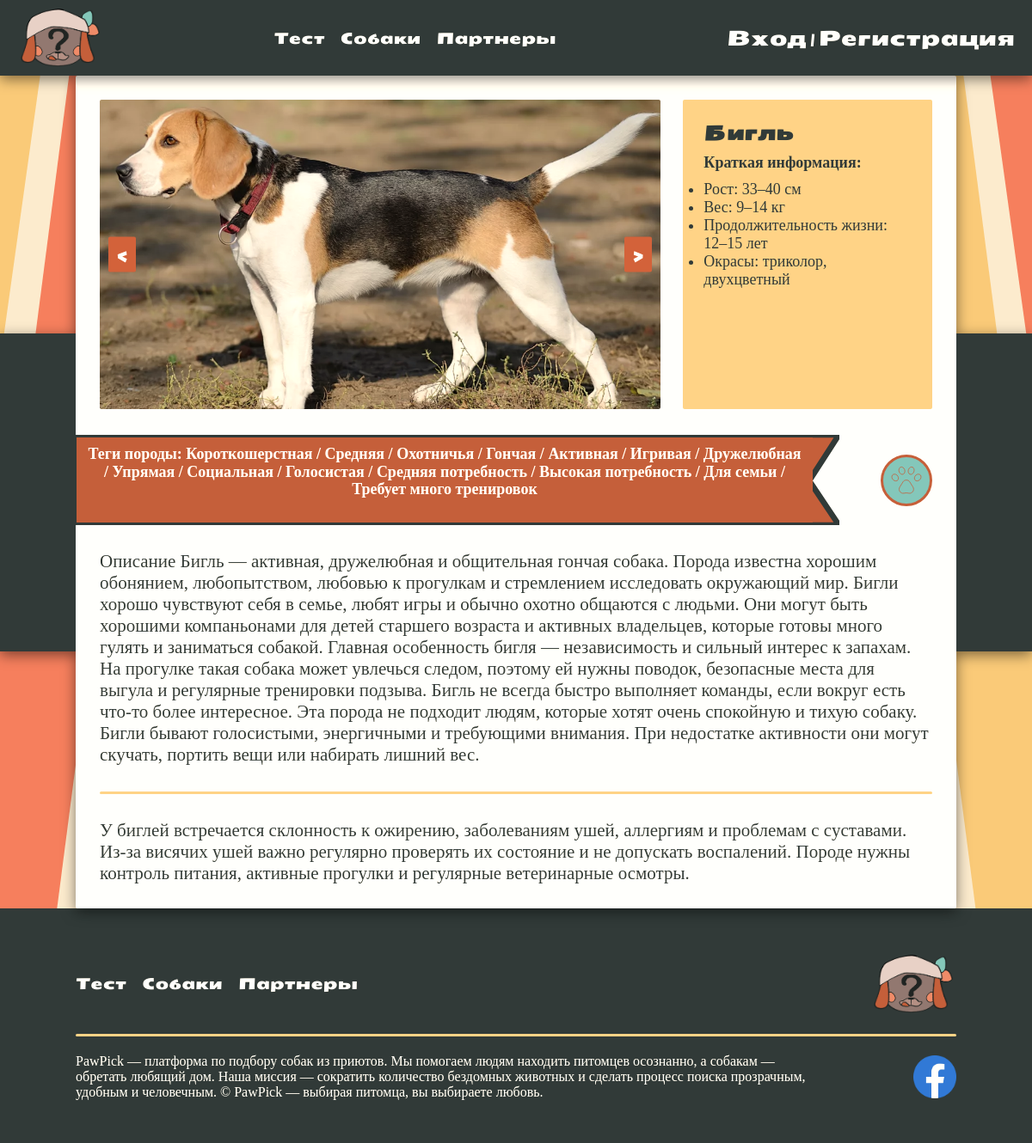
Screenshot of /catalog/card/bigle/ with the database file from the repository.
### catalog/models.py (models this page shows, shortened)
class Cards(models.Model):
    name = models.CharField(max_length=100, unique=True, verbose_name='Название')
    slug = models.SlugField(max_length=200, unique=True, blank=True, null=True, verbose_name='URl')
    height = models.TextField(blank=True, null=True, verbose_name='Рост')
    weight = models.TextField(blank=True, null=True, verbose_name='Вес')
    age = models.TextField(blank=True, null=True, verbose_name='Продолжительность жизни')
    furrColors = models.TextField(blank=True, null=True, verbose_name='Окрасы')
    imageMain = models.ImageField(upload_to='card_images', blank=True, null=True, verbose_name='Главное изображение')
    imageScnd = models.ImageField(upload_to='card_images', blank=True, null=True, verbose_name='Изображение')
    imageThrd = models.ImageField(upload_to='card_images', blank=True, null=True, verbose_name='Изображение')
    description = models.TextField(blank=True, null=True, verbose_name='Описание')
    health = models.TextField(blank=True, null=True, verbose_name='Здоровье')
    tags = models.ManyToManyField(
        Tag,
        related_name='cards',
        blank=True,
        verbose_name='Теги'
    )
    qresult = models.TextField(blank=True, null=True, verbose_name='Результат')
    class Meta:
        db_table = 'card'
        verbose_name = 'Карточки'
        verbose_name_plural = 'Карта'

class Tag(models.Model):
    category = models.ForeignKey(
        TagCategory,
        on_delete=models.CASCADE,
        related_name='tags',
        verbose_name='Категория'
    )
    name = models.CharField(max_length=100, verbose_name='Тег')
    class Meta:
        unique_together = ('category', 'name')
        verbose_name = 'Тег'
        verbose_name_plural = 'Теги'

### catalog/views.py (the view)
# urls.py: path('card/<slug:card_slug>/', views.card, name='card'),
def card(request, card_slug):
    card = get_object_or_404(Cards, slug=card_slug)
    selected_tags = request.GET.getlist('tags')
    selected_tags_ids = _clean_selected_tags(selected_tags)
    card_tags = card.tags.exclude(category__name=HIDDEN_TAG_CATEGORY)
    selected_tag_names = list(
        Tag.objects
        .filter(id__in=selected_tags_ids)
        .exclude(category__name=HIDDEN_TAG_CATEGORY)
        .values_list('name', flat=True)
    )
    categories = (
        TagCategory.objects
        .exclude(name=HIDDEN_TAG_CATEGORY)
        .prefetch_related('tags')
    )
    return render(request, 'catalog/card.html', {
        'card': card,
        'selected_tags': selected_tags_ids,
        'selected_tag_names': selected_tag_names,
        'card_tags': card_tags,
        'categories': categories,
        'favorite_card_ids': _get_favorite_card_ids(request),
    })

### catalog/views.py (called while the page is built)
def _get_visible_tag_ids():
    return set(
        Tag.objects
        .exclude(category__name=HIDDEN_TAG_CATEGORY)
        .values_list('id', flat=True)
    )

def _clean_selected_tags(selected_tags):
    visible_tag_ids = _get_visible_tag_ids()
    return [
        int(tag_id)
        for tag_id in selected_tags
        if tag_id.isdigit() and int(tag_id) in visible_tag_ids
    ]

def _get_favorite_card_ids(request):
    if not request.user.is_authenticated:
        return set()
    return set(
        FavoriteCard.objects
        .filter(user=request.user)
        .values_list('card_id', flat=True)
    )

### catalog/templates/catalog/card.html (shortened to what this page needs)
{% extends 'main/base.html' %}
{% load static%}
{% block content %}
<section class="back">
    <div class="container">
        <section class="card_full fade-in">
            <div class="short_info">
                <div class="card_slider_cont fade-in">
                    <div class="card_slider">
                        <button id="prev" class="arrow">‹</button>
                        {% if card.imageMain %}
                        <img src="{{ card.imageMain.url }}" class="active">
                        {% endif %}
                        <button id="next" class="arrow">›</button>
                    </div>
                </div>
                <div class="short_desc">
                    <h2>{{ card.name }}</h2>
                    <p>Краткая информация:</p>
                    <ul>
                        <li> Рост: {{ card.height }} </li>
                        <li> Вес: {{ card.weight }} </li>
                        <li> Продолжительность жизни: {{ card.age }} </li>
                        <li> Окрасы: {{ card.furrColors }} </li>
                    </ul>
                </div>
            </div>
            <div class="tag_like">
                <div class=" card_label">
                    <p class="card_title">
                        {% if selected_tags %}
                            Выбранные теги:
                            {% for tag_id in selected_tags %}
                                {% for cat in categories %}
                                    {% for tag in cat.tags.all %}
                                        {% if tag.id == tag_id %}
                                            {{ tag.name }}{% if not forloop.parentloop.parentloop.last %}, {% endif %}
                                        {% endif %}
                                    {% endfor %}
                                {% endfor %}
                            {% endfor %}
                        {% else %}
                            Теги породы:
                            {% for tag in card_tags %}
                                {{ tag.name }}{% if not forloop.last %} / {% endif %}
                            {% endfor %}
                        {% endif %}
                    </p>
                    <svg class="label-tail" viewBox="0 0 21 63" preserveAspectRatio="none">
                        <path d="M0 0H20.6857L0 32.0727L20.6857 63H0V0Z" />
                    </svg>
                </div>
                {% include 'catalog/includes/favorite_button.html' with card=card %}
            </div>
            <div class="description">
                <p>{{ card.description }}</p>
                <div class="divider"></div>
                <p>{{ card.health }}</p>
            </div>
    </div>
</section>
{% endblock %}

### main/templates/main/base.html (shortened to what this page needs)
{% load static%}
<!doctype html>
<html lang="ru">
<head>
 <link rel="stylesheet" href="{% static 'main/css/base.css' %}">
</head>
<body>
 <header class="site-header">
  <a href="{% url 'main:index' %}" class="header-logo-link">
   <img src="/static/main/img/logo.png" class="logo" alt="PawPick">
  </a>
  <nav class="nav desktop-nav">
   <a href="{% url 'qtest:test_step' 1 %}" class="button"> Тест </a>
   <a href="{% url 'catalog:catalog' %}" class="button"> Собаки </a>
   <a href="{% url 'main:vet' %}" class="button"> Партнеры</a>
  </nav>
  <div class="desktop-user-menu">
   {% if request.user.is_authenticated %}
   <a href="{% url 'qtest:profile' %}" class="button">
    {{ request.user.profile.display_name|default:request.user.username }}
   </a>
   {% else %}
   <span class="reg">
    <a href="{% url 'register:login' %}">Вход</a> |
    <a href="{% url 'register:register' %}">Регистрация</a>
   </span>
   {% endif %}
  </div>
 </header>
 <main>
  {% block content %}
  {% endblock %}
 </main>
 <footer>
  <div class="container">
   <div class="footer">
    <div class="footer_sec1">
     <nav class="nav">
      <a href="{% url 'qtest:test_step' 1 %}" class="button"> Тест </a>
      <a href="{% url 'catalog:catalog' %}" class="button"> Собаки </a>
      <a href="{% url 'main:vet' %}" class="button"> Партнеры</a>
     </nav>
     <img src="/static/main/img/logo.png" class="logo" alt="PawPick">
    </div>
    <div class="divider"></div>
    <div class="footer_sec2">
     <p>PawPick — платформа по подбору собак из приютов.
     Мы помогаем людям находить питомцев осознанно, а собакам — обретать любящий дом.
     Наша миссия — сократить количество бездомных животных и сделать процесс поиска прозрачным,
     удобным и человечным.
     © PawPick — выбирая питомца, вы выбираете любовь.</p>
     <img src="/static/main/img/facebook.png" alt="">
    </div>
   </div>
  </div>
 </footer>
</body>
</html>

### catalog/templates/catalog/includes/favorite_button.html (shortened to what this page needs)
<span class="like">
  <form method="post" action="{% url 'catalog:toggle_favorite' card.slug %}" class="favorite-form">
    <button
      type="submit"
      class="favorite-button {% if card.id in favorite_card_ids %}is-favorite{% endif %}"
      aria-label="{% if card.id in favorite_card_ids %}Убрать из избранного{% else %}Добавить в избранное{% endif %}"
      title="{% if card.id in favorite_card_ids %}Убрать из избранного{% else %}Добавить в избранное{% endif %}"
    >
    </button>
  </form>
</span>

### static/main/css/base.css (style rules this page uses)
* { margin: 0; padding: 0; color: white; text-decoration: none; }
h1, h2, h3, a, button { font-family: SeymourOne; font-size: 24px; }
p, label, input { font-family: EBGaramond; }
img { width: 100%; }
body { background-image: url(/static/main/img/background.svg); background-size: cover; background-position: center; filter: sepia(20%); }
.container { max-width: 1480px; margin: 0 auto; }
@media screen and (min-width: 1024px) and (max-width: 1279px) { .container { max-width: 1024px; margin: 0 auto; } }

### static/main/css/header.css (style rules this page uses)
header { position: relative; z-index: 50; background-color: #2B3939; display: flex; flex-direction: row; justify-content: space-between; padding: 0px 40px; align-items: center; filter: drop-shadow(0px 4px 8px rgba(0, 0, 0, 0.5)); }
.site-header { min-height: 88px; }
.header-logo-link { display: flex; align-items: center; flex-shrink: 0; }
.reg { font-family: SeymourOne; font-size: 24px; }
.nav { display: flex; flex-direction: row; gap: 10px 30px; }
.desktop-user-menu { display: flex; align-items: center; column-gap: 30px; }
@media screen and (min-width: 1024px) and (max-width: 1279px) { header { padding: 0px 20px; } }
@media screen and (min-width: 1024px) and (max-width: 1279px) { .reg, .button, .buttom { font-size: 18px; } }
@media screen and (min-width: 1024px) and (max-width: 1279px) { .nav, .desktop-user-menu { column-gap: 18px; } }

### static/main/css/footer.css (style rules this page uses)
footer { display: flex; flex-direction: column; background-color:#2B3939; }
.footer { display: flex; flex-direction: column; row-gap: 20px; margin: 50px auto; }
.footer_sec1 { display: flex; flex-direction: row; justify-content: space-between; align-items: center; }
.divider { height: 3px; border-radius: 2px; min-width: 350px; max-width: 1480px; background-color:#FACA78; }

### static/main/css/forms.css (style rules this page uses)
.back { background-image: url(/static/main/img/regback.svg); background-repeat: no-repeat; background-position: center; background-repeat: repeat-x; filter: drop-shadow(0px 4px 8px rgba(0, 0, 0, 0.5)); }

### static/main/css/reelSlider.css (style rules this page uses)
:root { --c-1: #794A3A; --c-2: #794A3A; }

### static/main/css/animations.css (style rules this page uses)
.fade-in { opacity: 0; transform: translateY(-20px); animation: css-animation-fadeInUp 0.5s ease-out forwards; }
.arrow { position: absolute; top: 50%; transform: translateY(-50%); background: #df562c; border: none; font-size: 24px; cursor: pointer; padding: 5px 10px; border-radius: 2px; }
#prev { left: 10px; }
#next { right: 10px; }
.card_slider { position: relative; border-radius: 2px; }
.card_slider_cont { width: 60%; }
.card_slider img { width: 100%; height: 500px; object-fit: cover; object-position: center; display: none; border-radius: 2px; }
.card_slider img.active { display: block; }
@media screen and (max-width: 1279px) { .card_slider img { height: 360px; } }
@media screen and (max-width: 1279px) { .card_slider_cont { width: 100%; } }

### static/main/css/maskot.css (style rules this page uses)
.logo { width: 150px; }
@media screen and (min-width: 1024px) and (max-width: 1279px) { .logo { width: 100px; } }

### rows the page displays
Cards: imageMain (picture), name "Бигль", height "33–40 см", weight "9–14 кг", age "12–15 лет", furrColors "триколор, двухцветный", description "Описание Бигль — активная, дружелюбная и общительная гончая собака. Порода известна хорошим обонянием, любопытством, любовью к прогулкам и стремлением исследовать окружающий мир. Бигли хорошо чувствуют себя в семье, любят игры и обычно охотно общаются с людьми. Они могут быть хорошими компаньонами для детей старшего возраста и активных владельцев, которые готовы много гулять и заниматься собакой. Главная особенность бигля — независимость и сильный интерес к запахам. На прогулке такая собака может увлечься следом, поэтому ей нужны поводок, безопасные места для выгула и регулярные тренировки подзыва. Бигль не всегда быстро выполняет команды, если вокруг есть что-то более интересное. Эта…", health "У биглей встречается склонность к ожирению, заболеваниям ушей, аллергиям и проблемам с суставами. Из-за висячих ушей важно регулярно проверять их состояние и не допускать воспалений. Породе нужны контроль питания, активные прогулки и регулярные ветеринарные осмотры."
Tag: name "Короткошерстная"
Tag: name "Средняя"
Tag: name "Охотничья"
Tag: name "Гончая"
Tag: name "Активная"
Tag: name "Игривая"
Tag: name "Дружелюбная"
Tag: name "Упрямая"
Tag: name "Социальная"
Tag: name "Голосистая"
Tag: name "Средняя потребность"
Tag: name "Высокая потребность"
Tag: name "Для семьи"
Tag: name "Требует много тренировок"
